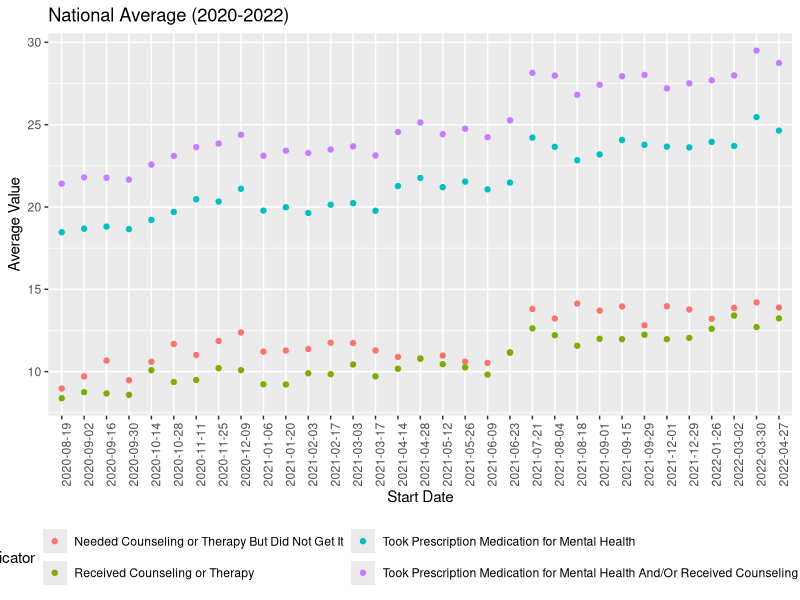
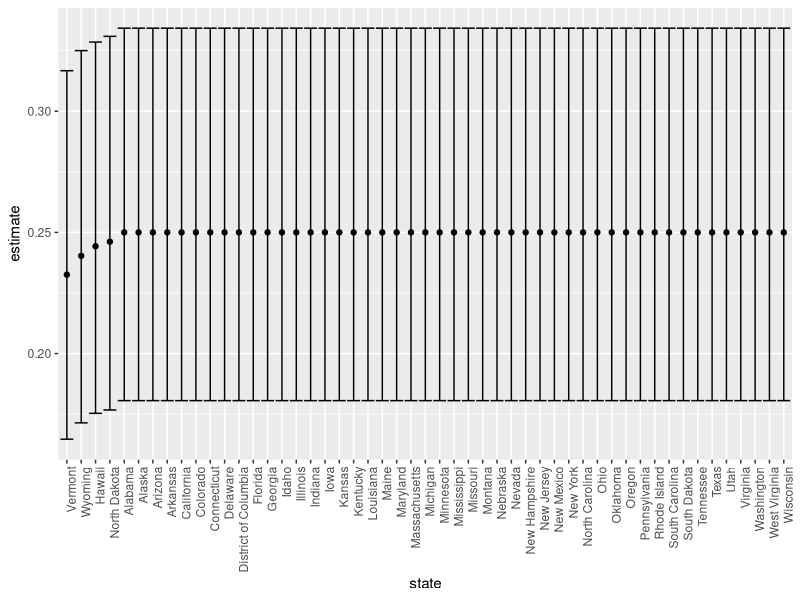

Here is the R script that generated these plots, in order:
## ---- chunk 1
library(tidyverse)
## ---- chunk 2
data = 
  read.csv("data/tidydata.csv")
## ---- chunk 3
avg_year =
  data |> 
  filter(state == "United States") |> 
  select(indicator, year, week_number, value, start_dates) |> 
  group_by(year, start_dates, indicator) |> 
  summarize(
    mean = mean(value),
    indicator_total = n())

# plot average per year for each indicator
avg_year |> 
  ggplot(aes(x = start_dates, y = mean, color = indicator)) +
  geom_point() +
  labs(
    x = "Start Date",
    y = "Average Value",
    title = "National Average (2020-2022)") +
  theme(
    legend.position = "bottom",
    axis.text.x = element_text(angle=90, hjust=1),
    strip.text = element_text(size = 4)) +
  guides(color = guide_legend(nrow = 2))
## ---- chunk 4
received_service = 
  data |> 
  mutate(
    resolution = case_when(
      indicator == "Took Prescription Medication for Mental Health" ~ "received",
      indicator == "Received Counseling or Therapy" ~ "received",
      indicator == "Took Prescription Medication for Mental Health And/Or Received Counseling or Therapy" ~ "received",
      indicator == "Needed Counseling or Therapy But Did Not Get It" ~ "not received"))
## ---- chunk 5
states_df =
  received_service |> 
  select(state, indicator, resolution) |> 
  filter(state != "United States") |> 
  group_by(state) |> 
  summarize(
    services_total = n(),
    services_not_received = sum(resolution == "not received"))
## ---- chunk 6
ny_test = 
  prop.test(
    x = filter(states_df, state == "New York") %>% pull(services_not_received),
    n = filter(states_df, state == "New York") %>% pull(services_total)) 

broom::tidy(ny_test) %>% 
  knitr::kable(digits = 3)
## ---- chunk 7
services_states =
  states_df |> 
  mutate(
    prop_tests = map2(services_not_received, services_total, \(x, y) prop.test(x = x, n = y)),
    tidy_tests = map(prop_tests, broom::tidy)) |> 
  select(-prop_tests) |> 
  unnest(tidy_tests) |> 
  select(state, estimate, conf.low, conf.high) |> 
  mutate(state = fct_reorder(state, estimate))
## ---- chunk 8
services_states %>% 
  mutate(state = fct_reorder(state, estimate)) %>% 
  ggplot(aes(x = state, y = estimate)) + 
  geom_point() + 
  geom_errorbar(aes(ymin = conf.low, ymax = conf.high)) + 
  theme(axis.text.x = element_text(angle = 90, hjust = 1))
